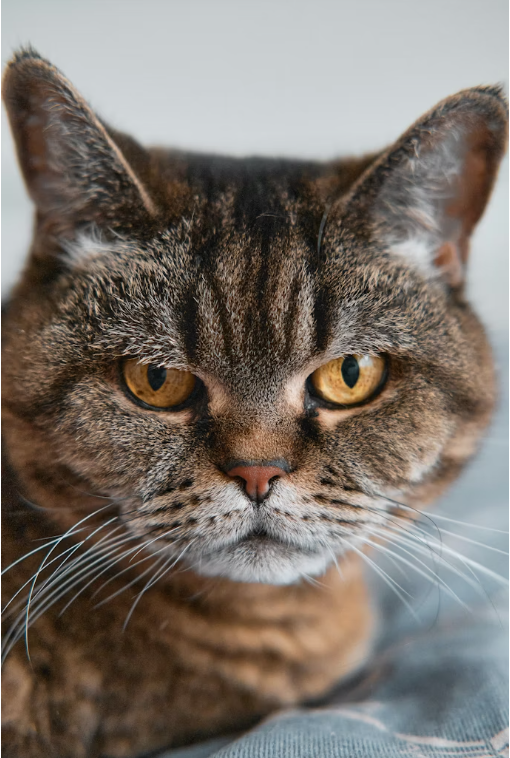
#> input picture DIP/cat.png, 510 x 758 px
$ jupyter execute 10.ipynb
#> lines starting #> are read from the running program, lines starting #| are printed output that depends on the picture
## Problem 10
Write a Python program to generate image histograms and perform histogram equalization.

[cell 1]
import cv2
import matplotlib.pyplot as plt
import numpy as np

image = cv2.imread("cat.png")
#> image is the input picture: shape (758, 510, 3); mean B, G, R 107.2, 114.9, 123.1
height, width = image.shape[:2]
#> height = 758; width = 510
gray = np.zeros((height, width), dtype=np.uint8)
histogram = np.zeros(256, dtype=np.int32)

# Convert to grayscale and create the histogram manually.
for row in range(height):
    for col in range(width):
        blue = int(image[row, col, 0])
        green = int(image[row, col, 1])
        red = int(image[row, col, 2])
        value = int(0.114 * blue + 0.587 * green + 0.299 * red)
        gray[row, col] = value
        histogram[value] += 1
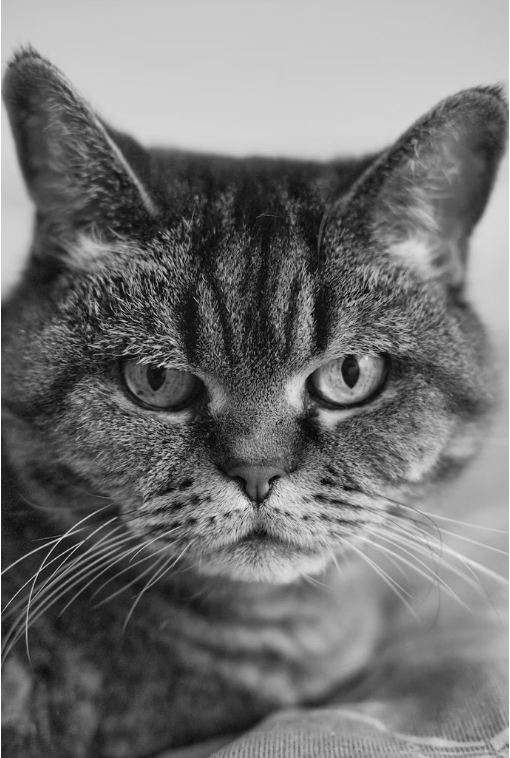
#> gray: shape (758, 510); min 1, max 255, mean 115.9
#> after the loop, histogram = 256 values, max 7123 at index 205, min 0 at index 0, mean 1510.1

# Calculate the cumulative histogram manually.
cdf = np.zeros(256, dtype=np.int32)
cdf[0] = histogram[0]
for value in range(1, 256):
    cdf[value] = cdf[value - 1] + histogram[value]
#> after the loop, cdf = 256 values from 0 to 386580

# Find the first non-zero CDF value.
cdf_min = 0
for value in range(256):
    if cdf[value] != 0:
        cdf_min = cdf[value]
        break
#> this loop made 2 passes
#> cdf_min on pass 2: 1

total_pixels = height * width
#> total_pixels = 386580
equalized = np.zeros((height, width), dtype=np.uint8)

# Apply histogram equalization manually.
for row in range(height):
    for col in range(width):
        old_value = int(gray[row, col])
        if total_pixels == cdf_min:
            new_value = 0
        else:
            new_value = int(
                (cdf[old_value] - cdf_min) * 255 / (total_pixels - cdf_min)
            )
        equalized[row, col] = new_value
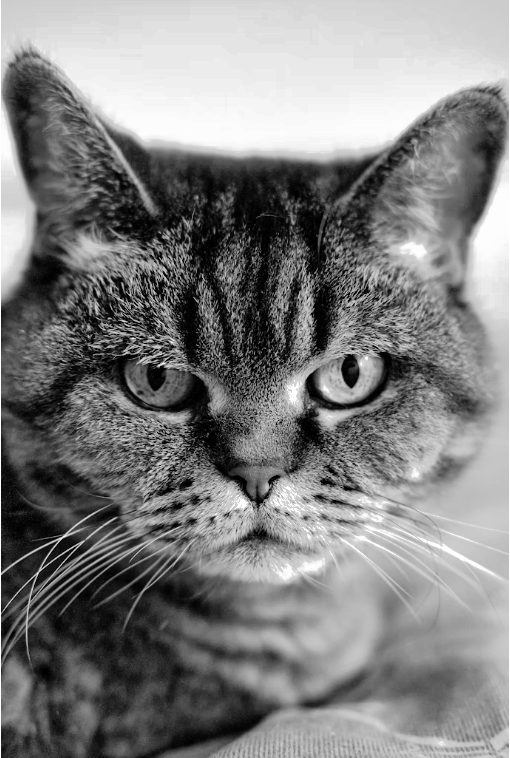
#> equalized: shape (758, 510); min 0, max 255, mean 127.8

# Histogram of equalized image, calculated manually.
equalized_histogram = np.zeros(256, dtype=np.int32)
for row in range(height):
    for col in range(width):
        equalized_histogram[int(equalized[row, col])] += 1

plt.figure(figsize=(12, 8))
plt.subplot(2, 2, 1)
plt.imshow(gray, cmap="gray")
plt.title("Original Grayscale Image")
plt.axis("off")

plt.subplot(2, 2, 2)
plt.plot(histogram)
plt.title("Original Histogram")
plt.xlabel("Intensity")
plt.ylabel("Frequency")

plt.subplot(2, 2, 3)
plt.imshow(equalized, cmap="gray")
plt.title("Histogram Equalized Image")
plt.axis("off")

plt.subplot(2, 2, 4)
plt.plot(equalized_histogram)
plt.title("Equalized Histogram")
plt.xlabel("Intensity")
plt.ylabel("Frequency")

plt.tight_layout()
plt.show()
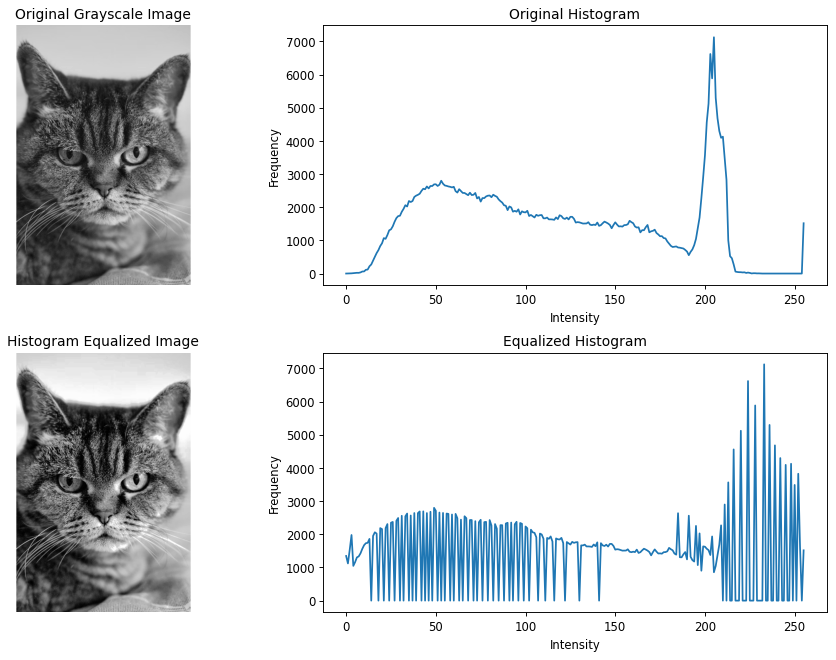
#> figure drawn by matplotlib, 4 panels; panel 2: curve peaks at x = 205, y = 7123; panel 4: curve peaks at x = 233, y = 7123
